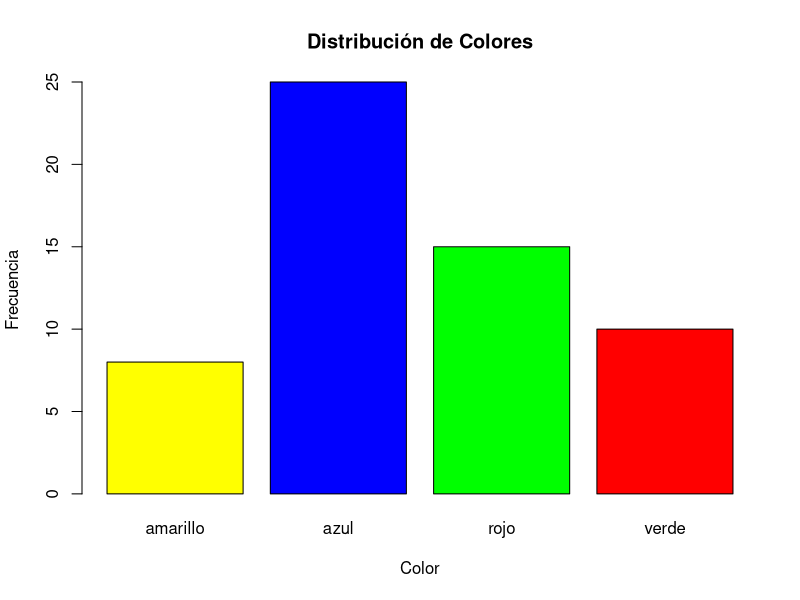

Generate this figure with R:
# ==============================================================================
# Script: Introducción a R - Conceptos Básicos
# ==============================================================================
# Descripción: Este script introduce los conceptos fundamentales de R para
#              estudiantes que están comenzando con programación y análisis
#              de datos en ciencias sociales y humanidades.
# Fecha: 2025-11-20
# ==============================================================================

# ------------------------------------------------------------------------------
# 1. PRIMEROS PASOS: COMENTARIOS Y SINTAXIS BÁSICA
# ------------------------------------------------------------------------------

# Los comentarios en R comienzan con el símbolo '#'
# R ignora todo lo que está después de '#' en una línea
# Los comentarios son fundamentales para documentar tu código

# R es SENSIBLE A MAYÚSCULAS Y MINÚSCULAS
# Esto significa que 'Variable' y 'variable' son diferentes

Variable <- "Hola"
variable <- "mundo"

print(Variable)  # Imprime "Hola"
print(variable)  # Imprime "mundo"

# Los espacios en blanco NO afectan el funcionamiento del código
# Pero sí mejoran la legibilidad (usa espacios consistentemente)

x<-5      # Funciona pero es difícil de leer
x <- 5    # Recomendado: más legible
x  <-  5  # También funciona pero tiene espacios innecesarios

# ------------------------------------------------------------------------------
# 2. OPERADORES DE ASIGNACIÓN
# ------------------------------------------------------------------------------

# En R hay dos formas principales de asignar valores a objetos:
# <- (flecha) es la forma tradicional y recomendada
# = (igual) también funciona pero es menos común

edad <- 25        # Recomendado
edad = 25         # Funciona pero menos usado

# La flecha puede ir en ambas direcciones (pero <- es lo estándar)
30 -> edad_nueva  # Poco común pero válido

# ------------------------------------------------------------------------------
# 3. TIPOS DE DATOS BÁSICOS
# ------------------------------------------------------------------------------

# R tiene 6 tipos de datos atómicos (básicos):

# LOGICAL (lógico): TRUE o FALSE
es_estudiante <- TRUE
tiene_titulo <- FALSE

# NUMERIC (numérico): números con decimales
altura <- 1.75
temperatura <- 36.5

# INTEGER (entero): números sin decimales
# Se indica con 'L' al final
edad <- 25L
cantidad_hermanos <- 3L

# CHARACTER (texto/cadena): entre comillas
nombre <- "María"
ciudad <- 'Buenos Aires'  # Comillas simples o dobles funcionan igual

# COMPLEX (complejo): números complejos (raramente usado)
numero_complejo <- 3 + 2i

# RAW (crudo): bytes en bruto (raramente usado en ciencias sociales)

# Para verificar el tipo de dato usamos class() o typeof()
class(es_estudiante)    # "logical"
class(altura)           # "numeric"
class(edad)             # "integer"
class(nombre)           # "character"

# ------------------------------------------------------------------------------
# 4. ESTRUCTURAS DE DATOS: VECTORES
# ------------------------------------------------------------------------------

# Un VECTOR es la estructura más básica en R
# Contiene elementos del MISMO tipo

# Crear vectores con c() (combinar/concatenar)
edades <- c(23, 25, 30, 28, 22)
nombres <- c("Ana", "Juan", "María", "Pedro", "Laura")
aprobados <- c(TRUE, TRUE, FALSE, TRUE, TRUE)

# Ver el contenido
print(edades)
print(nombres)

# Operaciones con vectores numéricos
edades + 5           # Suma 5 a cada elemento
edades * 2           # Multiplica cada elemento por 2
mean(edades)         # Promedio
sum(edades)          # Suma total
length(edades)       # Cantidad de elementos

# Acceder a elementos individuales usando [ ]
# IMPORTANTE: R comienza a contar desde 1 (no desde 0)
primer_nombre <- nombres[1]      # "Ana"
tercera_edad <- edades[3]        # 30

# Acceder a múltiples elementos
primeros_tres <- nombres[1:3]    # Elementos 1, 2 y 3
algunos <- nombres[c(1, 3, 5)]   # Elementos 1, 3 y 5

# Crear secuencias de números
uno_al_diez <- 1:10              # Secuencia de 1 a 10
uno_al_diez_par <- seq(2, 10, by = 2)  # Números pares del 2 al 10

# Repetir valores
tres_doses <- rep(2, 3)          # c(2, 2, 2)
patron <- rep(c("A", "B"), 4)    # c("A", "B", "A", "B", "A", "B", "A", "B")

# ------------------------------------------------------------------------------
# 5. ESTRUCTURAS DE DATOS: MATRICES
# ------------------------------------------------------------------------------

# Una MATRIZ es un arreglo bidimensional (filas y columnas)
# Todos los elementos deben ser del mismo tipo

# Crear una matriz
matriz_numeros <- matrix(
  data = 1:12,      # Los datos a incluir
  nrow = 3,         # Número de filas
  ncol = 4          # Número de columnas
)

print(matriz_numeros)

# Acceder a elementos: matriz[fila, columna]
elemento <- matriz_numeros[2, 3]    # Elemento en fila 2, columna 3
fila_completa <- matriz_numeros[1, ]     # Toda la fila 1
columna_completa <- matriz_numeros[, 2]  # Toda la columna 2

# Dimensiones de la matriz
dim(matriz_numeros)     # Devuelve c(filas, columnas)
nrow(matriz_numeros)    # Número de filas
ncol(matriz_numeros)    # Número de columnas

# ------------------------------------------------------------------------------
# 6. ESTRUCTURAS DE DATOS: DATA FRAMES
# ------------------------------------------------------------------------------

# Un DATA FRAME es como una tabla o planilla de Excel
# Puede contener diferentes tipos de datos en cada columna
# Es la estructura MÁS IMPORTANTE para análisis de datos

# Crear un data frame
estudiantes <- data.frame(
  nombre = c("Ana", "Juan", "María", "Pedro", "Laura"),
  edad = c(23, 25, 30, 28, 22),
  carrera = c("Sociología", "Historia", "Economía", "Sociología", "Psicología"),
  promedio = c(8.5, 7.8, 9.2, 8.0, 8.8),
  aprobado = c(TRUE, TRUE, TRUE, TRUE, TRUE)
)

# Ver el data frame completo
print(estudiantes)

# Ver las primeras filas
head(estudiantes, 3)  # Primeras 3 filas

# Ver las últimas filas
tail(estudiantes, 2)  # Últimas 2 filas

# Estructura del data frame
str(estudiantes)  # Muestra tipo de cada columna

# Resumen estadístico
summary(estudiantes)  # Estadísticas para cada columna

# Acceder a columnas (tres formas equivalentes)
estudiantes$edad           # Usando $
estudiantes[["edad"]]      # Usando [[ ]]
estudiantes[, "edad"]      # Usando [, ]

# Acceder a filas y columnas específicas
estudiantes[1, ]           # Primera fila completa
estudiantes[, 2]           # Segunda columna completa
estudiantes[1, 2]          # Elemento en fila 1, columna 2
estudiantes[1:3, c("nombre", "edad")]  # Filas 1-3, columnas nombre y edad

# Filtrar datos (filas que cumplen una condición)
mayores_25 <- estudiantes[estudiantes$edad > 25, ]
sociologos <- estudiantes[estudiantes$carrera == "Sociología", ]

# ------------------------------------------------------------------------------
# 7. ESTRUCTURAS DE DATOS: LISTAS
# ------------------------------------------------------------------------------

# Una LISTA puede contener diferentes tipos de objetos
# Incluso puede contener otras listas

# Crear una lista
mi_lista <- list(
  numeros = c(1, 2, 3, 4, 5),
  texto = "Hola mundo",
  logico = TRUE,
  matriz = matrix(1:4, nrow = 2),
  dataframe = estudiantes
)

# Ver la estructura
str(mi_lista)

# Acceder a elementos de la lista
mi_lista$numeros           # Usando $
mi_lista[[1]]              # Usando [[ ]] con índice
mi_lista[["numeros"]]      # Usando [[ ]] con nombre

# ------------------------------------------------------------------------------
# 8. OPERADORES LÓGICOS Y DE COMPARACIÓN
# ------------------------------------------------------------------------------

# Operadores de comparación
5 == 5    # Igual a (TRUE)
5 != 3    # Diferente de (TRUE)
5 > 3     # Mayor que (TRUE)
5 < 3     # Menor que (FALSE)
5 >= 5    # Mayor o igual que (TRUE)
5 <= 4    # Menor o igual que (FALSE)

# Operadores lógicos
TRUE & TRUE    # AND (Y): ambos deben ser TRUE
TRUE | FALSE   # OR (O): al menos uno debe ser TRUE
!TRUE          # NOT (NO): invierte el valor lógico

# Ejemplos prácticos
edad <- 20
es_adulto <- edad >= 18        # TRUE
es_menor <- edad < 18          # FALSE

nota <- 7
aprueba <- nota >= 6           # TRUE
nota_alta <- nota >= 8         # FALSE
aprueba_bajo <- aprueba & !nota_alta  # TRUE (aprueba pero no con nota alta)

# ------------------------------------------------------------------------------
# 9. FUNCIONES BÁSICAS ÚTILES
# ------------------------------------------------------------------------------

# Directorio de trabajo
getwd()                    # ¿Dónde estoy trabajando?
# setwd("ruta/al/directorio")  # Cambiar directorio (descomentado cuando necesites)

# Listar archivos y directorios
list.files()              # Archivos en el directorio actual
list.dirs()               # Subdirectorios

# Funciones matemáticas básicas
abs(-5)                   # Valor absoluto: 5
sqrt(16)                  # Raíz cuadrada: 4
round(3.14159, 2)         # Redondear a 2 decimales: 3.14
floor(3.7)                # Redondear hacia abajo: 3
ceiling(3.2)              # Redondear hacia arriba: 4

# Funciones estadísticas
numeros <- c(2, 4, 6, 8, 10, 12)
mean(numeros)             # Media/promedio
median(numeros)           # Mediana
sd(numeros)               # Desviación estándar
var(numeros)              # Varianza
min(numeros)              # Mínimo
max(numeros)              # Máximo
range(numeros)            # Rango (min y max)
quantile(numeros)         # Cuartiles

# ------------------------------------------------------------------------------
# 10. TRABAJAR CON TABLAS DE FRECUENCIA
# ------------------------------------------------------------------------------

# Crear datos categóricos
colores <- c(
  rep("rojo", 15),
  rep("azul", 25),
  rep("verde", 10),
  rep("amarillo", 8)
)

# Tabla de frecuencias
tabla_colores <- table(colores)
print(tabla_colores)

# Ordenar tabla
tabla_ordenada_asc <- tabla_colores[order(tabla_colores)]         # Ascendente
tabla_ordenada_desc <- tabla_colores[order(tabla_colores, decreasing = TRUE)]  # Descendente

# Proporciones (frecuencias relativas)
prop.table(tabla_colores)     # Proporciones
prop.table(tabla_colores) * 100  # Porcentajes

# Visualización básica
barplot(tabla_colores,
        main = "Distribución de Colores",
        xlab = "Color",
        ylab = "Frecuencia",
        col = c("yellow", "blue", "green", "red"))

# ------------------------------------------------------------------------------
# 11. VALORES ESPECIALES EN R
# ------------------------------------------------------------------------------

# NA: Not Available (dato faltante)
edades_con_na <- c(23, 25, NA, 28, 22)
mean(edades_con_na)              # Devuelve NA
mean(edades_con_na, na.rm = TRUE)  # Calcula ignorando NAs

# NULL: objeto vacío o inexistente
objeto_vacio <- NULL
is.null(objeto_vacio)            # TRUE

# NaN: Not a Number (resultado de operación inválida)
resultado_invalido <- 0/0        # NaN
sqrt(-1)                         # NaN (en números reales)

# Inf: Infinito
infinito <- 1/0                  # Inf
menos_infinito <- -1/0           # -Inf

# Verificar valores especiales
is.na(NA)                        # TRUE
is.null(NULL)                    # TRUE
is.nan(NaN)                      # TRUE
is.infinite(Inf)                 # TRUE

# ------------------------------------------------------------------------------
# 12. FUNCIONES DE AYUDA
# ------------------------------------------------------------------------------

# Obtener ayuda sobre una función
?mean                # Abre documentación de la función mean
help(mean)           # Equivalente a ?mean

# Buscar ayuda por palabra clave
??regression         # Busca "regression" en toda la documentación

# Ver ejemplos de uso
example(mean)        # Ejecuta ejemplos de la función mean

# Buscar funciones en un paquete
help(package = "stats")  # Ayuda del paquete stats

# ------------------------------------------------------------------------------
# 13. OPERACIONES CON CADENAS DE TEXTO
# ------------------------------------------------------------------------------

# Concatenar texto
paste("Hola", "mundo")                    # "Hola mundo" (con espacio)
paste0("Hola", "mundo")                   # "Holamundo" (sin espacio)
paste("Hola", "mundo", sep = "-")         # "Hola-mundo" (separador custom)

# Longitud del texto
nchar("Hola mundo")                       # 10 caracteres

# Convertir a mayúsculas/minúsculas
toupper("hola mundo")                     # "HOLA MUNDO"
tolower("HOLA MUNDO")                     # "hola mundo"

# Extraer parte de un texto
substr("Hola mundo", start = 1, stop = 4) # "Hola"

# ------------------------------------------------------------------------------
# 14. EJERCICIOS PRÁCTICOS RECOMENDADOS
# ------------------------------------------------------------------------------

# EJERCICIO 1: Crea un vector con las edades de 5 personas y calcula:
# - La edad promedio
# - La edad máxima y mínima
# - Cuántas personas son mayores de 25 años

# EJERCICIO 2: Crea un data frame con información de 4 libros:
# - Título
# - Autor
# - Año de publicación
# - Número de páginas
# - ¿Leído? (TRUE/FALSE)

# EJERCICIO 3: Filtra el data frame anterior para mostrar solo:
# - Libros leídos
# - Libros con más de 300 páginas
# - Libros publicados después del año 2000

# EJERCICIO 4: Crea una tabla de frecuencias con datos categóricos
# y visualízala con un gráfico de barras

# ==============================================================================
# NOTAS FINALES
# ==============================================================================
# 
# Conceptos clave para recordar:
# 1. R es sensible a mayúsculas/minúsculas
# 2. Los vectores contienen elementos del mismo tipo
# 3. Los data frames son como tablas y pueden tener diferentes tipos de datos
# 4. Usa <- para asignar valores
# 5. R cuenta desde 1 (no desde 0)
# 6. Los comentarios (#) son fundamentales para documentar
# 7. Practica regularmente para interiorizar estos conceptos
#
# Próximos pasos:
# - Aprender sobre control de flujo (if, for, while)
# - Instalar y usar paquetes (tidyverse, ggplot2)
# - Importar y exportar datos
# - Crear funciones personalizadas
# ==============================================================================